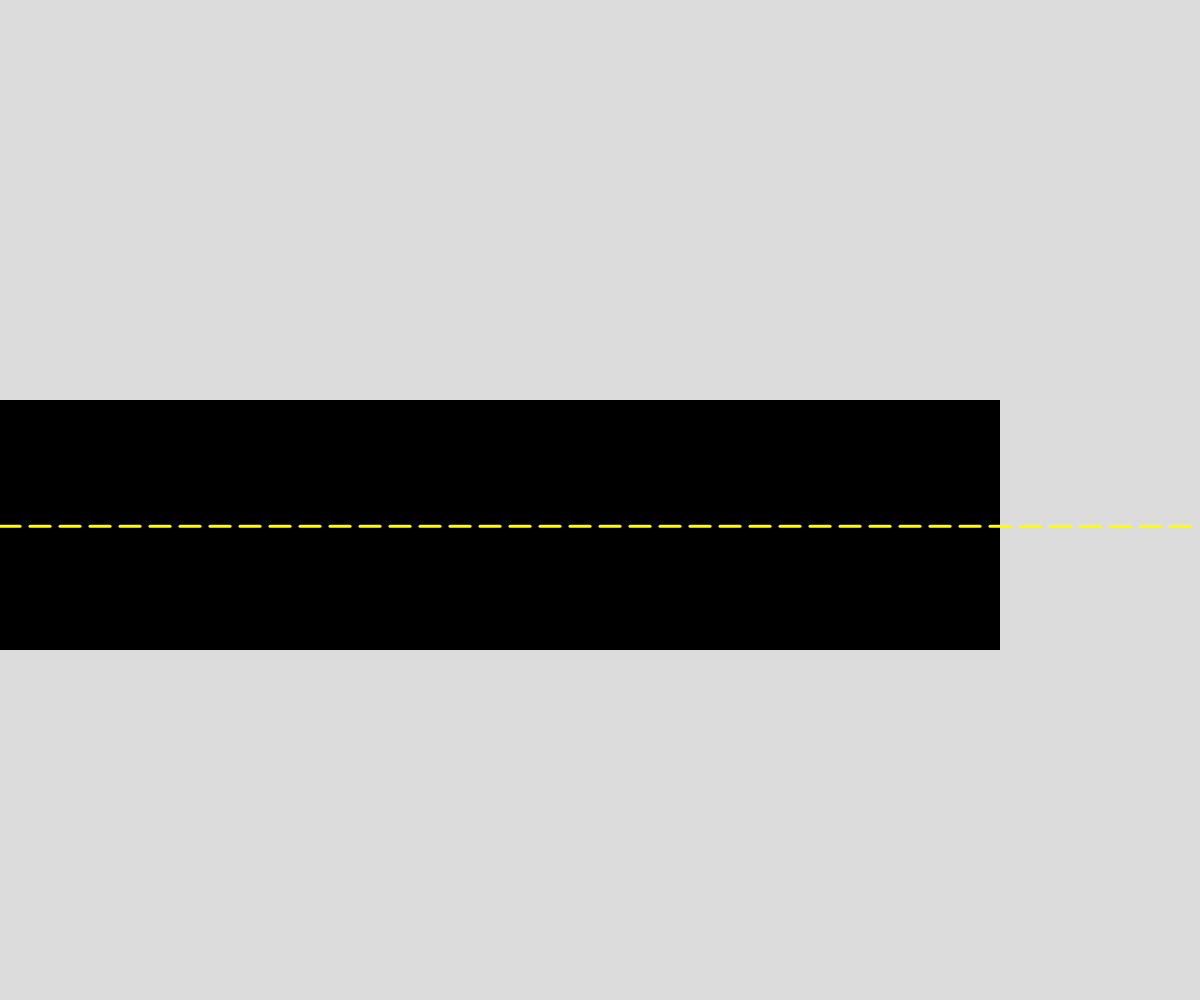
Frame 1 (no input)
Frame 60 (no input): identical to frame 1, image omitted
Frame 120 (the mouse pressed at the canvas centre since frame 60): identical to frame 1, image omitted

The p5.js sketch that drew this single still picture (run headless with seeded random() and noise() and a simulated clock; from frame 60 on, the mouse is pressed at the canvas centre):

// p5.js sketch
// ── sketch.js
// Cars Cars Cars
// Mitsaal Idris
// Oct. 18, 2024

// let statements
let lineA = 0;
let lineB = 20;
let myCar;
let eastbound = [];
let westbound = [];
let light;
let count;

function setup() {
  createCanvas(windowWidth, windowHeight);
  count = 0;

}

//
function draw() {
  background(220);
  drawRoad();
  for(let i = 0; i<eastbound.length; i++){
    eastbound[i].action();
  }
  for(let i = 0; i<westbound.length; i++){
    westbound[i].action();
  }
}

//drawing the road
function drawRoad(){
  fill(0);
  noStroke();
  rect(0,height/2.5, height,250);
  stroke(255,255,0);
  strokeWeight(3);
  while(lineA < width){
    line(lineA, height/1.9, lineB, height/1.9);
    lineA += 30;
    lineB += 30;
  }
  lineA = 0;
  lineB = 20;
}

// how the cars spawn on each side
function mouseClicked(){
  if (keyIsPressed&&keyCode === SHIFT){
    westbound.push(new Vehicle(0,random(height/2.1,height/2.3),0));
  }
  else{
    eastbound.push(new Vehicle(width,random(height/1.6,height/1.8),1));
  }
}
//the properties of the vehicles
class Vehicle{
  constructor(x, y, direction){
    this.type = int(random(2));
    this.x = x;
    this.y = y;
    this.color = color(random(255), random(255), random(255));
    this.direction = direction;
    this.xSpeed = random(1,15);
   
  }

//calling all the events
  action(){
    this.move();
    this.display();
    this.speedUp();
    this.speedDown();
    this.changeColor();
    this.trafficLight();
  }
//drawing of the car and the truck
  display(){
    if (this.type===0){
      this.drawCar();
    }
    else if (this.type===1){
      this.drawTruck();
    }
  }
  //draw the cars and the truck
  drawCar(){
    stroke(0);
    fill(this.color);
    rect(this.x,this.y,100,40);
  }
  drawTruck(){
    stroke(0);
    fill(this.color);
    ellipse(this.x,this.y,100,40);
  }
  //which side are the cars driving on
  move(){
    
    if(this.direction === 0){
      this.x += this.xSpeed;
      if(this.x > width){
        this.x = 0;
      }
    }
    else if(this.direction === 1){
      this.x -= this.xSpeed;
      if(this.x < 0){
        this.x  = width;
      }
    }
  }
  //Speeds up the cars
  speedUp(){
    if(this.direction === 0){
      if(random(1,100) >= 100){
        xSpeed += random(-15, -1);
      }
    }
    if(this.direction === 1){
      if(random(1,100) >= 100){
        xSpeed += random(1, 15);
      }
    }
  }
  //slowers speed
  speedDown(){
    if(this.direction === 0){
      if(random(1,100) >= 100){
        xSpeed -= random(-15, -1);
      }
    }
    if(this.direction === 1){
      if(random(1,100) >= 100){
        xSpeed -= random(1, 15);
      }
    }
  }
  //change the color of the cars 1% chance
  changeColor(){
    if(random(1,100) >= 100){
      this.color = color(random(255), random(255),random(255));
    }
  }
  //make the cars stop or go (broken light)
  trafficLight(){ 
    let framecount = 60;
    fill("green");
    circle(width/2,height/3,50);
    if(keyIsPressed && keyCode === 32){
      light = 0;
      if(light === 0){
        fill("red");
        circle(width/2,height/3,50); 
      
         
      }
    }
  }
}

class TrafficLight{
  constructor(green, red){
    this.green = green(color(0,255,0));
    this.red = red(color(255,0,0));
  }
  trafficLight(){ 
    this.green;
    circle(width/2,height/3,50);
    if(keyIsPressed && keyCode === 32){
      for(let l = 0; l < 120; l++){
        this.red;
        circle(width/2,height/3,50);
      }
    }
  }
} 
